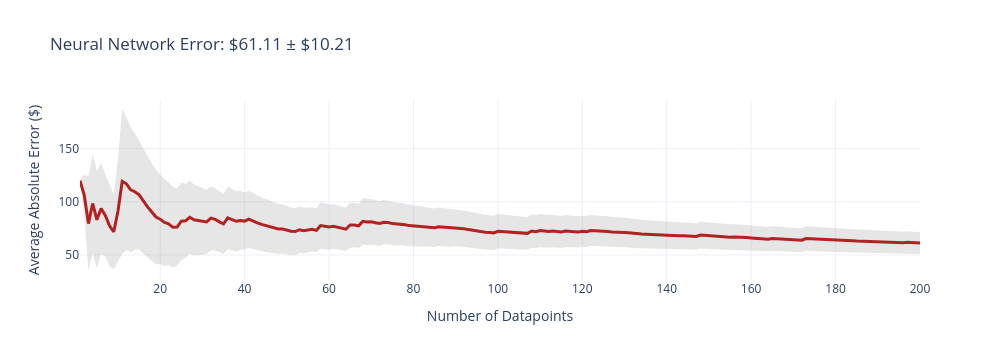
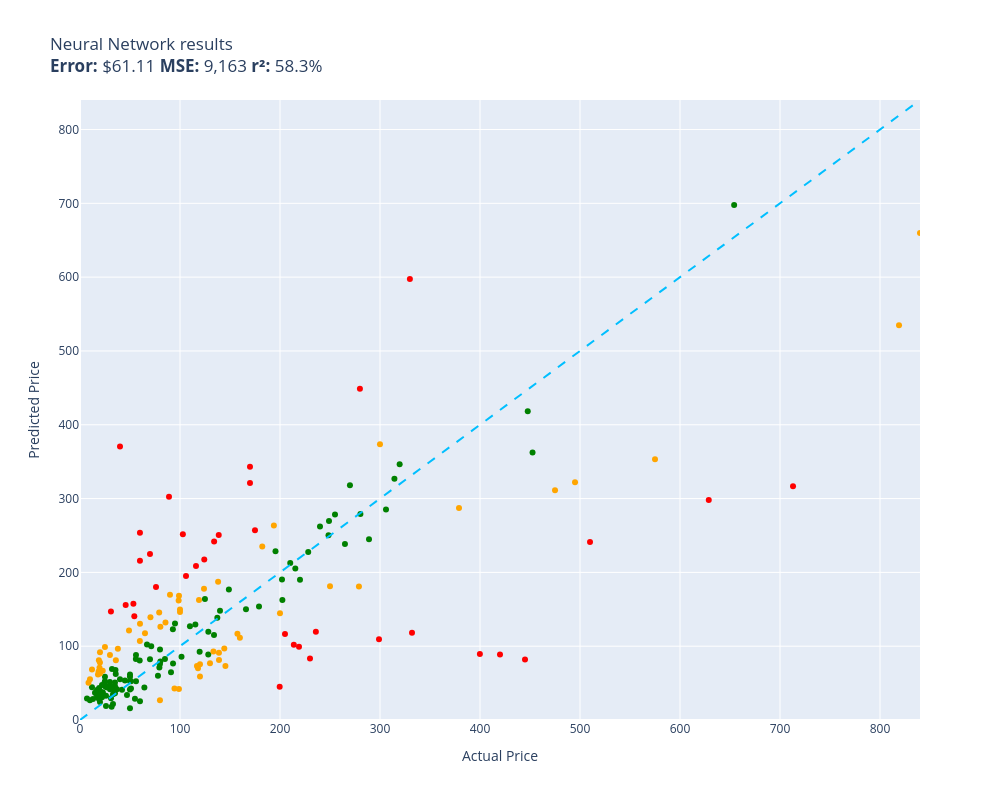

Source (notebook cell) for these figures, in order:
### Code cell
evaluate(neural_network, test)

### Figure 1 — Plotly figure (JSON) as saved in the notebook; plotly's stock layout.template omitted (floating-point values rounded to 4 significant figures; data arrays with more than 128 entries replaced by an {"elided": "..."} marker saying what was removed)
{"data": [{"fill": "toself", "fillcolor": "rgba(128,128,128,0.2)", "hoverinfo": "skip", "line": {"color": "rgba(255,255,255,0)"}, "name": "95% CI", "showlegend": false, "type": "scatter", "x": {"elided": "400 int values"}, "y": {"elided": "400 float values"}}, {"customdata": {"elided": "200x1 float values"}, "hovertemplate": "n=%{x}<br>Avg Error=$%{y:,.2f}<br>±95% CI=$%{customdata[0]:,.2f}<extra></extra>", "line": {"color": "firebrick", "width": 3}, "mode": "lines", "name": "Cumulative Avg Error", "type": "scatter", "x": {"elided": "200 int values"}, "y": {"elided": "200 float values"}}], "layout": {"height": 360, "showlegend": false, "title": {"text": "Neural Network Error: $61.11 ± $10.21"}, "width": 1000, "xaxis": {"title": {"text": "Number of Datapoints"}}, "yaxis": {"title": {"text": "Average Absolute Error ($)"}}}}

### Figure 2 — Plotly figure (JSON) as saved in the notebook; plotly's stock layout.template omitted (floating-point values rounded to 4 significant figures)
{"data": [{"customdata": [["Old Blood Noise Excess V2 Distortion Cho...\nGuess=$99.30 Actual=$219.00"], ["telpo Headlight Assembly Fit For 15 Camr...\nGuess=$208.60 Actual=$115.99"], ["EXMAX NG-10X Fresnel Lens Focusing Adapt...\nGuess=$224.89 Actual=$69.98"], ["RBC12-UPC Replacement Battery Cartridge ...\nGuess=$83.38 Actual=$229.99"], ["Pump Head TBVECHI 175PSI 4KW 5.5HP 21CFM...\nGuess=$597.44 Actual=$329.90"], ["Bam France 2002XL Contoured Hightech Bla...\nGuess=$316.55 Actual=$713.00"], ["Innovative Percussion CB-6 Chamois Bass ...\nGuess=$140.59 Actual=$54.32"], ["SKB iSeries 3i-13096-6KP Case for BlackM...\nGuess=$256.94 Actual=$174.99"], ["Bam Trekking 3027SB Single Black Clarine...\nGuess=$118.29 Actual=$332.00"], ["Deco Mount Pro Tripod Microphone Stand w...\nGuess=$253.76 Actual=$59.95"], ["Travelpro Platinum Elite Slim Business L...\nGuess=$101.92 Actual=$213.83"], ["JRready ST6313 DT Deutsch Connector Kit,...\nGuess=$45.11 Actual=$199.68"], ["Projector, CRAZVIEW Projector with WiFi ...\nGuess=$157.53 Actual=$53.40"], ["Diversitech WG840585 Motor, (Ddb) 1/3Hp,...\nGuess=$241.80 Actual=$134.12"], ["MC: Pindicator (Dual Intensity Amber)\nGuess=$370.44 Actual=$40.00"], ["Sumerain S1339CM Double Handle Widesprea...\nGuess=$119.70 Actual=$235.86"], ["Poison Spyder 10-08-020 Rocker Knocker\nGuess=$298.12 Actual=$628.76"], ["Lighted Triangle Mirror Cabinet Bathroom...\nGuess=$81.97 Actual=$445.00"], ["BESTILL Wall Mounted Shower Faucet Set, ...\nGuess=$180.14 Actual=$76.00"], ["Trail Gear Twin Stick Kit for Top Shift ...\nGuess=$448.88 Actual=$279.92"], ["Dell Optiplex 390 Desktop Computer i3 3....\nGuess=$217.52 Actual=$124.27"], ["LEGO Marvel Avengers War Machine Buster ...\nGuess=$215.85 Actual=$59.95"], ["KOHLER K-1185540-CP Assembly-Slider\nGuess=$155.95 Actual=$45.67"], ["Canon Sure Shot 90u 35mm Date Camera\nGuess=$89.53 Actual=$399.89"], ["Mikrotik RB3011UIAS-RM RouterBOARD 10xGi...\nGuess=$109.50 Actual=$299.00"], ["Wilkinson LOW GAUSS Vintage Tone Strat S...\nGuess=$146.87 Actual=$30.93"], ["Ibanez M510OVS Acoustic Mandolin in Vint...\nGuess=$343.19 Actual=$169.99"], ["GENUINE VOLVO THERMOSTAT (3.0, 3.2) S60 ...\nGuess=$251.63 Actual=$102.85"], ["CradlePoint Compact Broadband Router (CB...\nGuess=$302.57 Actual=$89.00"], ["SP Air Corporation SP-8102BU 1/4-Inch He...\nGuess=$116.66 Actual=$204.99"], ["Competition Clutch Disc and Pressure Pla...\nGuess=$241.15 Actual=$510.00"], ["KUNFINE Android Radio CarPlay & Android ...\nGuess=$195.17 Actual=$106.00"], ["Pacific Drums PDCM1618TTRB 16 x 18 Inche...\nGuess=$88.85 Actual=$419.99"], ["Garmin 010-12402-10 GT15M-TM Transom-Mou...\nGuess=$250.67 Actual=$138.74"], ["Xiaomi Redmi 10 2022 NFC 4G LTE (128GB +...\nGuess=$321.08 Actual=$169.99"]], "hovertemplate": "%{customdata[0]}<extra></extra>", "legendgroup": "red", "marker": {"color": "red", "size": 6, "symbol": "circle"}, "mode": "markers", "name": "red", "orientation": "v", "showlegend": true, "type": "scatter", "x": [219.0, 116.0, 69.98, 230.0, 329.9, 713.0, 54.32, 175.0, 332.0, 59.95, 213.8, 199.7, 53.4, 134.1, 40.0, 235.9, 628.8, 445.0, 76.0, 279.9, 124.3, 59.95, 45.67, 399.9, 299.0, 30.93, 170.0, 102.8, 89.0, 205.0, 510.0, 106.0, 420.0, 138.7, 170.0], "xaxis": "x", "y": [99.3, 208.6, 224.9, 83.38, 597.4, 316.6, 140.6, 256.9, 118.3, 253.8, 101.9, 45.11, 157.5, 241.8, 370.4, 119.7, 298.1, 81.97, 180.1, 448.9, 217.5, 215.8, 155.9, 89.53, 109.5, 146.9, 343.2, 251.6, 302.6, 116.7, 241.2, 195.2, 88.85, 250.7, 321.1], "yaxis": "y"}, {"customdata": [["NewPower99 Battery Kit for Samsung Galax...\nGuess=$28.91 Actual=$54.95"], ["Stand for Raven Pro Document Scanner - P...\nGuess=$51.39 Actual=$29.85"], ["ACDelco GM Original Equipment FW339 Fron...\nGuess=$205.22 Actual=$215.33"], ["8544771 Dryer Heating Element, 279816 Th...\nGuess=$62.35 Actual=$35.74"], ["LOVE MEI Galaxy S10 Lite Case, Military ...\nGuess=$21.67 Actual=$32.98"], ["GJY Portable TV,10.6 inch Mini TV for AT...\nGuess=$71.13 Actual=$79.36"], ["LD Products Compatible Toner Cartridge R...\nGuess=$58.54 Actual=$49.98"], ["APS iBoard 6-inch Aluminum (Black Powder...\nGuess=$212.55 Actual=$210.23"], ["Intermatic PX300 12V 300W Transformer wi...\nGuess=$115.29 Actual=$134.00"], ["HK SYSTEMS 13\" Heavy Duty Black \"Push\" O...\nGuess=$82.48 Actual=$84.95"], ["DEWALT 20V MAX* XR Impact Driver with Bl...\nGuess=$362.53 Actual=$452.53"], ["June Garden 12\" Sweet Dolly Charlotte - ...\nGuess=$38.60 Actual=$19.99"], ["KOMPUTERBAY 4GB 2X 2GB DDR2 1066MHz PC2-...\nGuess=$79.30 Actual=$80.34"], ["Scranton & Co 3 Drawer Mobile File Cabin...\nGuess=$129.40 Actual=$115.35"], ["Evergreen HSHB2005 Cylinder Head Gasket ...\nGuess=$80.74 Actual=$59.69"], ["Task T24287 Roman Ogee Router Bit with 1...\nGuess=$82.57 Actual=$55.88"], ["15\" Locking Shower Head Extension Arm in...\nGuess=$76.00 Actual=$79.95"], ["Mylites+ Standard Comic Book Mylar Sleev...\nGuess=$45.63 Actual=$34.99"], ["Tidal Front + Rear Fender Flares 4PC Poc...\nGuess=$278.57 Actual=$254.99"], ["Dakota Alert MURS Alert Probe Sensor - M...\nGuess=$190.03 Actual=$219.99"], ["DALDED LED Light Kit for Lego Sonic Gree...\nGuess=$45.56 Actual=$24.99"], ["Baseball Backpacks Large 18 Inch Bookbag...\nGuess=$45.37 Actual=$31.77"], ["AUTOFREE LED Tail Lights Assembly Compat...\nGuess=$190.26 Actual=$201.99"], ["Adams Check Payment and Deposit Register...\nGuess=$67.79 Actual=$35.49"], ["Fjallraven, Kanken Laptop 15\" Backpack f...\nGuess=$92.36 Actual=$119.65"], ["Retevis RT68 Soft Earhook Walkie Talkie ...\nGuess=$29.21 Actual=$6.99"], ["Evan-Fischer Front Bumper Cover Compatib...\nGuess=$162.63 Actual=$202.38"], ["Laisomeke Waterproof Junction Box, Unive...\nGuess=$44.49 Actual=$11.99"], ["Webcem Solar Shed Light Outdoor Indoor, ...\nGuess=$60.02 Actual=$77.96"], ["Festool 492370 Platin 2 S1000 Grit 6-Inc...\nGuess=$64.59 Actual=$91.00"], ["Western Digital Enterprise RE4-GP 2TB SA...\nGuess=$127.09 Actual=$109.95"], ["VLAND LED Smoked Taillights Compatible F...\nGuess=$262.02 Actual=$239.99"], ["PM Auto Front Right Quick Complete Strut...\nGuess=$163.97 Actual=$124.94"], ["Tablet PC Cover Compatible with Lenovo T...\nGuess=$17.82 Actual=$31.61"], ["Miyaya@ Funny Animal Masks Collection fo...\nGuess=$40.51 Actual=$16.99"], ["Ultra Duster Canned Air Net 10 Oz 6-Pack\nGuess=$52.97 Actual=$49.90"], ["IQShield Screen Protector Compatible wit...\nGuess=$26.88 Actual=$9.95"], ["Liberty Imports 12 Pack: US Military Toy...\nGuess=$30.81 Actual=$16.98"], ["Intrepid International Dressage Letters-...\nGuess=$44.25 Actual=$26.99"], ["Kingston Brass KS269SN Kingston Clawfoot...\nGuess=$285.29 Actual=$305.99"], ["KUNN Small Electrician Tool Pouch Utilit...\nGuess=$37.68 Actual=$21.99"], ["Trim Kit for 2-handle Shower & Tub Valve...\nGuess=$130.64 Actual=$94.99"], ["iPhone 12/12 Pro Nicaragua Guardabarranc...\nGuess=$24.23 Actual=$19.97"], ["Replacement Remote Control for PANASONIC...\nGuess=$36.28 Actual=$34.95"], ["Pioneer 2AM401-BN Two Handle Kitchen Fau...\nGuess=$227.55 Actual=$228.22"], ["LSSAGOON Backpack for Women Teen Kids Gi...\nGuess=$41.38 Actual=$33.99"], ["Aeromotive 13304 Regulator, X1 Adjustabl...\nGuess=$318.02 Actual=$269.95"], ["GE RPWF SmartWater Comparable Refrigerat...\nGuess=$41.79 Actual=$36.99"], ["MGP Caliper Covers 39011SACURD Red Powde...\nGuess=$269.69 Actual=$249.00"], ["NewFantasia Replacement Audio Cable with...\nGuess=$29.56 Actual=$31.00"], ["MONOCARBON Forged Carbon Fiber Case for ...\nGuess=$25.48 Actual=$59.99"], ["AC Compressor & A/C Kit For BMW 335i 335...\nGuess=$326.71 Actual=$314.41"], ["DuraGo 29515020 Front Hub Assembly\nGuess=$119.72 Actual=$128.34"], ["MXR Carbon Copy Deluxe Analog Delay Guit...\nGuess=$228.68 Actual=$195.50"], ["Berta (6 Pieces) 1-1/4 inch Overlay, 90 ...\nGuess=$50.70 Actual=$24.66"], ["Linkloos Solar Street Lights Outdoor Wat...\nGuess=$87.97 Actual=$55.99"], ["USB Charger, CIVIE High Speed 60W Multip...\nGuess=$36.39 Actual=$15.99"], ["Cardone 84-58642 New HEI Electronic Dist...\nGuess=$150.07 Actual=$165.99"], ["Kastar Battery Pack Replacement for Sony...\nGuess=$33.44 Actual=$19.99"], ["18 Inch White Undermount Kitchen Sink - ...\nGuess=$153.74 Actual=$179.00"], ["Amana Tool - SC587 Carbide Tipped 3-Wing...\nGuess=$99.93 Actual=$71.23"], ["Evan Fischer Radiator Cooling Fan Assemb...\nGuess=$138.51 Actual=$137.34"], ["AZX Stylus Pencil for Apple iPad Pro 202...\nGuess=$41.59 Actual=$29.99"], ["Raspberry Pi 3 Model B+ Aluminum Case Me...\nGuess=$36.93 Actual=$14.99"], ["Skullcandy Hesh Evo Bluetooth Headphones...\nGuess=$82.43 Actual=$69.99"], ["ROHL WSGUM3018WH Wire Sink Grids, White\nGuess=$88.65 Actual=$128.28"], ["LCD Screen for Dell Inspiron 17R 17.3\" H...\nGuess=$44.19 Actual=$64.37"], ["CTLAMP XL-2100 Professional Quality XL-2...\nGuess=$69.12 Actual=$32.00"], ["200 ' feet True 14 Gauge AWG CCA Speaker...\nGuess=$53.50 Actual=$44.95"], ["APS iBoard (304 Stainless Steel Polished...\nGuess=$238.42 Actual=$264.95"], ["200 Couples Conversation Cards - Enjoy B...\nGuess=$34.80 Actual=$32.97"], ["The Puppet Company - Carpet-Unicorn, Whi...\nGuess=$28.42 Actual=$19.00"], ["KYX Racing Hardened Steel Center Drive S...\nGuess=$33.83 Actual=$46.99"], ["StonKraft Brass Chess Board Game Set wit...\nGuess=$148.00 Actual=$140.00"], ["Baumgartens Sicurix Blank PVC ID Cards (...\nGuess=$43.32 Actual=$19.11"], ["OEM Samsung Remote Control Shipped with ...\nGuess=$52.35 Actual=$56.00"], ["Venom Power Terra Hunter R/T+ R/T All-Te...\nGuess=$346.52 Actual=$319.65"], ["Custom Engagement Logo Desk Embosser Sea...\nGuess=$41.30 Actual=$49.95"], ["Audio Techinca ATW-T1002 System 10 Handh...\nGuess=$244.98 Actual=$289.00"], ["520 Pieces Christmas Envelope Seal Stick...\nGuess=$19.07 Actual=$25.99"], ["LD Compatible Ink Cartridge Replacement ...\nGuess=$40.93 Actual=$41.99"], ["BestPricedDecals Wine A BIT, You'll Feel...\nGuess=$28.42 Actual=$12.98"], ["VATOS 4 Packs Bubble Machine Gun for Kid...\nGuess=$37.16 Actual=$22.88"], ["Steering Wheel, Carbon Fiber Automotive ...\nGuess=$418.22 Actual=$447.74"], ["BXYJY for Samsung Galaxy Z Fold 3 Case w...\nGuess=$16.05 Actual=$49.99"], ["VONADO Space Wars Colonial Viper MK1 Bui...\nGuess=$55.10 Actual=$39.99"], ["Disney Princess Sparkling Princess Sleep...\nGuess=$58.65 Actual=$24.95"], ["sabermaster TCG Playmat yugioh playmat T...\nGuess=$30.82 Actual=$21.99"], ["DuraGo BR5330 Front Vented Disc Brake Ro...\nGuess=$85.62 Actual=$101.51"], ["Vinyl Soft Top Roll-up Adjustable Truck ...\nGuess=$176.90 Actual=$148.88"], ["Glovion Music Stand Light, Clip On Piano...\nGuess=$45.24 Actual=$27.99"], ["Samsung DA97-07603B Freezer Ice Maker As...\nGuess=$76.62 Actual=$93.02"], ["Blanco 230966 Valea Stainless Steel Sink...\nGuess=$123.08 Actual=$92.88"], ["Empava 24\" Single Wall Ovens 10 Cooking ...\nGuess=$697.60 Actual=$654.14"], ["Think Gizmos Build Your Own Robot Toys f...\nGuess=$52.42 Actual=$24.95"], ["PowerSport Front Rear Brakes and Rotors ...\nGuess=$250.45 Actual=$248.51"], ["Viola Bow 4/4 Full Size Carbon Fiber (Bl...\nGuess=$61.52 Actual=$49.99"], ["VTech Strum and Jam Kidi Musical Guitar ...\nGuess=$47.51 Actual=$21.99"], ["KZ ZS10 Pro in Ear Monitor Headphone KZ ...\nGuess=$102.31 Actual=$66.99"], ["W11130208 W10695459 Refrigerator LED Mod...\nGuess=$44.27 Actual=$26.59"], ["Jada Toys Ryan's World Combo Panda Airli...\nGuess=$50.77 Actual=$34.94"], ["Pyle 2x120 Watt Home Audio Speaker Power...\nGuess=$52.36 Actual=$50.92"], ["STICKGOO Peel and Stick Backsplash for K...\nGuess=$40.78 Actual=$34.99"], ["MonMount Triple Monitor Stand Freestandi...\nGuess=$95.41 Actual=$79.99"], ["For Volvo C70 S70 V70 V40 S40 AC Compres...\nGuess=$278.98 Actual=$280.41"], ["Refresh NSF-53 Premium Replacement Refri...\nGuess=$42.74 Actual=$50.99"], ["NICKSTON Red Sparkling Glitter Slim Band...\nGuess=$32.95 Actual=$25.99"]], "hovertemplate": "%{customdata[0]}<extra></extra>", "legendgroup": "green", "marker": {"color": "green", "size": 6, "symbol": "circle"}, "mode": "markers", "name": "green", "orientation": "v", "showlegend": true, "type": "scatter", "x": [54.95, 29.85, 215.3, 35.74, 32.98, 79.36, 49.98, 210.2, 134.0, 84.95, 452.5, 19.99, 80.34, 115.3, 59.69, 55.88, 79.95, 34.99, 255.0, 220.0, 24.99, 31.77, 202.0, 35.49, 119.7, 6.99, 202.4, 11.99, 77.96, 91.0, 110.0, 240.0, 124.9, 31.61, 16.99, 49.9, 9.95, 16.98, 26.99, 306.0, 21.99, 94.99, 19.97, 34.95, 228.2, 33.99, 269.9, 36.99, 249.0, 31.0, 59.99, 314.4, 128.3, 195.5, 24.66, 55.99, 15.99, 166.0, 19.99, 179.0, 71.23, 137.3, 29.99, 14.99, 69.99, 128.3, 64.37, 32.0, 44.95, 264.9, 32.97, 19.0, 46.99, 140.0, 19.11, 56.0, 319.6, 49.95, 289.0, 25.99, 41.99, 12.98, 22.88, 447.7, 49.99, 39.99, 24.95, 21.99, 101.5, 148.9, 27.99, 93.02, 92.88, 654.1, 24.95, 248.5, 49.99, 21.99, 66.99, 26.59, 34.94, 50.92, 34.99, 79.99, 280.4, 50.99, 25.99], "xaxis": "x", "y": [28.91, 51.39, 205.2, 62.35, 21.67, 71.13, 58.54, 212.6, 115.3, 82.48, 362.5, 38.6, 79.3, 129.4, 80.74, 82.57, 76.0, 45.63, 278.6, 190.0, 45.56, 45.37, 190.3, 67.79, 92.36, 29.21, 162.6, 44.49, 60.02, 64.59, 127.1, 262.0, 164.0, 17.82, 40.51, 52.97, 26.88, 30.81, 44.25, 285.3, 37.68, 130.6, 24.23, 36.28, 227.6, 41.38, 318.0, 41.79, 269.7, 29.56, 25.48, 326.7, 119.7, 228.7, 50.7, 87.97, 36.39, 150.1, 33.44, 153.7, 99.93, 138.5, 41.59, 36.93, 82.43, 88.65, 44.19, 69.12, 53.5, 238.4, 34.8, 28.42, 33.83, 148.0, 43.32, 52.35, 346.5, 41.3, 245.0, 19.07, 40.93, 28.42, 37.16, 418.2, 16.05, 55.1, 58.65, 30.82, 85.62, 176.9, 45.24, 76.62, 123.1, 697.6, 52.42, 250.5, 61.52, 47.51, 102.3, 44.27, 50.77, 52.36, 40.78, 95.41, 279.0, 42.74, 32.95], "yaxis": "y"}, {"customdata": [["SuppliesOutlet Compatible Toner Cartridg...\nGuess=$96.86 Actual=$144.29"], ["Metabo HPT 36V MultiVolt™ Cordless Rotar...\nGuess=$287.11 Actual=$379.00"], ["46mm Digital Pro High-Resolution Close-U...\nGuess=$63.08 Actual=$19.99"], ["Panasonic KX-TG6511B DECT 6.0 PLUS Expan...\nGuess=$145.52 Actual=$79.20"], ["PEMP E65 E66 CDC Simulate Optical Fiber ...\nGuess=$162.63 Actual=$119.00"], ["CORSAIR Dominator Platinum RGB 32GB (2x1...\nGuess=$177.83 Actual=$124.00"], ["Mini PC, Kinupute Desktop Computer E3-12...\nGuess=$322.27 Actual=$495.00"], ["Aolemi Oil Rubbed Bronze Single Function...\nGuess=$161.84 Actual=$98.65"], ["Clementoni 39132.5 Jigsaw Puzzle 1,000 P...\nGuess=$26.80 Actual=$79.95"], ["10GBase-LR SFP+ Transceiver, Handar 10GB...\nGuess=$91.72 Actual=$19.99"], ["GanFindX Portable Car Hand Controls for ...\nGuess=$111.46 Actual=$159.90"], ["Canon EOS Rebel T7 Digital SLR Camera wi...\nGuess=$534.69 Actual=$819.00"], ["Southwire 120V/15A Right Angle User Atta...\nGuess=$96.66 Actual=$37.87"], ["152MM Hole Saws M42 Bi-Metal High Speed ...\nGuess=$61.66 Actual=$17.99"], ["Wenger City Upgrade Laptop Backpack with...\nGuess=$73.20 Actual=$145.42"], ["3D Tree Hole Branches 075 Stair Risers D...\nGuess=$76.88 Actual=$129.99"], ["KOHLER 18865-CP Filtered Water Faucet, P...\nGuess=$311.22 Actual=$475.00"], ["DIMARZIO 204284 DP 163FBK Blues Bucker G...\nGuess=$169.56 Actual=$89.99"], ["Engine Thermostat, Replace 19301-PAA-306...\nGuess=$80.89 Actual=$18.89"], ["Beck/Arnley 0421945 Air Filter\nGuess=$80.82 Actual=$35.87"], ["Neporal Full Spectrum Light Bulb, 6000K ...\nGuess=$65.86 Actual=$18.59"], ["Pidoko Kids Train Table, Grey with 90 Pc...\nGuess=$58.84 Actual=$119.97"], ["Satco S9596, 4 Count (Pack of 1), 4.18\nGuess=$68.56 Actual=$12.00"], ["Ceramic Talavera Mexican Tile 4x4\", 9 Pi...\nGuess=$88.01 Actual=$29.95"], ["Marvel Legends Series X-Men 6-Inch Archa...\nGuess=$42.03 Actual=$98.95"], ["ANZO USA 111207 GMC SIERRA 99-06 / YUKON...\nGuess=$234.98 Actual=$182.28"], ["EMART Photography C Stand with Boom Arm,...\nGuess=$75.66 Actual=$119.99"], ["KS K-STORM Replacement Silicone Mushroom...\nGuess=$50.31 Actual=$8.50"], ["Grey Pneumatic 1311SD Impact Socket Set\nGuess=$116.93 Actual=$157.43"], ["Walker Exhaust Ultra EPA 16478 Direct Fi...\nGuess=$353.33 Actual=$574.99"], ["4LT LUMINETTE Vanity Opal GLS BSN\nGuess=$146.31 Actual=$99.99"], ["4pc Wheel Spacers Adapters 4\" (2inch Per...\nGuess=$73.02 Actual=$116.95"], ["Urth 62mm UV, Circular Polarizing (CPL),...\nGuess=$81.41 Actual=$139.00"], ["LSI Broadcom SAS 9300-8i 8-port 12Gb/s S...\nGuess=$70.04 Actual=$118.00"], ["Royal Designs, Inc. Decorative Abundant ...\nGuess=$98.82 Actual=$24.95"], ["Chalkboard Name Badges with Magnetic Bac...\nGuess=$77.89 Actual=$19.95"], ["Pyle Wireless Rear View Backup Camera - ...\nGuess=$139.21 Actual=$70.45"], ["Universal Power Group 12V 100Ah Sealed L...\nGuess=$144.77 Actual=$199.99"], ["Hp Pavilion P7-1257c Motherboard Aahd3-h...\nGuess=$106.97 Actual=$59.86"], ["Auertech Portable Washing Machine, 14lbs...\nGuess=$168.19 Actual=$98.99"], ["New Replacement seat cover fits Yamaha M...\nGuess=$91.05 Actual=$138.95"], ["ECCPP Power Steering Pump for 2009-2010 ...\nGuess=$131.97 Actual=$85.48"], ["UPR Mach 1 Chin Spoiler Fits 94-98 Musta...\nGuess=$117.64 Actual=$64.99"], ["ASUS VY279HE-W 27” 1080P Monitor - White...\nGuess=$187.30 Actual=$138.10"], ["Music Hall pa15.3 MM/MC Phono Preamplifi...\nGuess=$181.21 Actual=$250.00"], ["Diversitech UC2436-3 Ultralite Condenser...\nGuess=$126.25 Actual=$80.39"], ["Lorell Bell Chair Glide, 2.5\", Black\nGuess=$70.91 Actual=$19.50"], ["4 Inches Rolled Muffler Tip Catback Exha...\nGuess=$263.47 Actual=$193.88"], ["VIPMOTOZ Sequential Turn Signal Premium ...\nGuess=$180.73 Actual=$278.94"], ["A-Premium Front Suspension Steering Knuc...\nGuess=$121.10 Actual=$48.99"], ["Dell XPS 13 9343-2727SLV 13.3\" Full HD S...\nGuess=$659.69 Actual=$839.99"], ["Replacement Remote Control fit for Sony ...\nGuess=$55.14 Actual=$9.99"], ["Star Wars Die-Cast Metal TITANIUM Series...\nGuess=$66.69 Actual=$22.70"], ["Intex River Run Connect Lounge (Four)\nGuess=$42.71 Actual=$94.49"], ["HP Laserjet 2100 Laser Printer W/Test Pr...\nGuess=$373.66 Actual=$299.98"], ["Targus CityGear Durable Backpack, Black,...\nGuess=$92.68 Actual=$133.43"], ["Fender Hendrix Voodoo Child Coiled Instr...\nGuess=$130.32 Actual=$59.99"], ["Fitness Center Gym Room Weight Train Dua...\nGuess=$149.63 Actual=$99.99"]], "hovertemplate": "%{customdata[0]}<extra></extra>", "legendgroup": "orange", "marker": {"color": "orange", "size": 6, "symbol": "circle"}, "mode": "markers", "name": "orange", "orientation": "v", "showlegend": true, "type": "scatter", "x": [144.3, 379.0, 19.99, 79.2, 119.0, 124.0, 495.0, 98.65, 79.95, 19.99, 159.9, 819.0, 37.87, 17.99, 145.4, 130.0, 475.0, 89.99, 18.89, 35.87, 18.59, 120.0, 12.0, 29.95, 98.95, 182.3, 120.0, 8.5, 157.4, 575.0, 99.99, 117.0, 139.0, 118.0, 24.95, 19.95, 70.45, 200.0, 59.86, 98.99, 138.9, 85.48, 64.99, 138.1, 250.0, 80.39, 19.5, 193.9, 278.9, 48.99, 840.0, 9.99, 22.7, 94.49, 300.0, 133.4, 59.99, 99.99], "xaxis": "x", "y": [96.86, 287.1, 63.08, 145.5, 162.6, 177.8, 322.3, 161.8, 26.8, 91.72, 111.5, 534.7, 96.66, 61.66, 73.2, 76.88, 311.2, 169.6, 80.89, 80.82, 65.86, 58.84, 68.56, 88.01, 42.03, 235.0, 75.66, 50.31, 116.9, 353.3, 146.3, 73.02, 81.41, 70.04, 98.82, 77.89, 139.2, 144.8, 107.0, 168.2, 91.05, 132.0, 117.6, 187.3, 181.2, 126.2, 70.91, 263.5, 180.7, 121.1, 659.7, 55.14, 66.69, 42.71, 373.7, 92.68, 130.3, 149.6], "yaxis": "y"}, {"hoverinfo": "skip", "line": {"color": "deepskyblue", "dash": "dash", "width": 2}, "mode": "lines", "name": "y = x", "showlegend": false, "type": "scatter", "x": [0, 840.0], "y": [0, 840.0]}], "layout": {"height": 800, "legend": {"title": {"text": "color"}, "tracegroupgap": 0}, "showlegend": false, "title": {"text": "Neural Network results<br><b>Error:</b> $61.11 <b>MSE:</b> 9,163 <b>r²:</b> 58.3%"}, "width": 1000, "xaxis": {"anchor": "y", "domain": [0, 1], "range": [0, 840.0], "title": {"text": "Actual Price"}}, "yaxis": {"anchor": "x", "domain": [0, 1], "range": [0, 840.0], "title": {"text": "Predicted Price"}}}}
